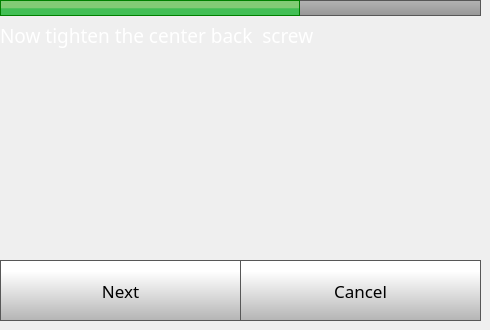
    <widget class="QWidget" name="step5Page">
     <widget class="QLabel" name="caliberateLabel_25">
      <property name="geometry">
       <rect>
        <x>0</x>
        <y>20</y>
        <width>481</width>
        <height>31</height>
       </rect>
      </property>
      <property name="font">
       <font>
        <family>Gotham</family>
        <pointsize>14</pointsize>
        <weight>50</weight>
        <bold>false</bold>
       </font>
      </property>
      <property name="styleSheet">
       <string notr="true">color: rgb(255, 255, 255);</string>
      </property>
      <property name="text">
       <string>Now tighten the center back  screw</string>
      </property>
      <property name="wordWrap">
       <bool>true</bool>
      </property>
     </widget>
     <widget class="QLabel" name="caliberateLabel_92">
      <property name="geometry">
       <rect>
        <x>0</x>
        <y>0</y>
        <width>300</width>
        <height>16</height>
       </rect>
      </property>
      <property name="font">
       <font>
        <family>Gotham</family>
        <pointsize>14</pointsize>
        <weight>50</weight>
        <bold>false</bold>
       </font>
      </property>
      <property name="styleSheet">
       <string notr="true">	background-color: qlineargradient(spread:pad, x1:0, y1:0.523, x2:0, y2:0.534, stop:0 rgba(130, 203, 117, 255), stop:1 rgba(66, 191, 85, 255));
border: 1px solid green;</string>
      </property>
      <property name="text">
       <string/>
      </property>
     </widget>
     <widget class="QLabel" name="caliberateLabel_93">
      <property name="geometry">
       <rect>
        <x>0</x>
        <y>0</y>
        <width>481</width>
        <height>16</height>
       </rect>
      </property>
      <property name="font">
       <font>
        <family>Gotham</family>
        <pointsize>14</pointsize>
        <weight>50</weight>
        <bold>false</bold>
       </font>
      </property>
      <property name="styleSheet">
       <string notr="true">    border: 1px solid rgb(87, 87, 87);
 /*  border-bottom-left-radius: 10px;
 border-bottom-right-radius: 10px;*/
	background-color: qlineargradient(spread:pad, x1:0, y1:1, x2:0, y2:0, stop:0 rgba(150, 150, 150, 255), stop:1 rgba(180, 180, 180, 255));</string>
      </property>
      <property name="text">
       <string/>
      </property>
     </widget>
     <widget class="QPushButton" name="step5NextButton">
      <property name="geometry">
       <rect>
        <x>0</x>
        <y>260</y>
        <width>241</width>
        <height>61</height>
       </rect>
      </property>
      <property name="font">
       <font>
        <family>Gotham</family>
        <pointsize>13</pointsize>
       </font>
      </property>
      <property name="styleSheet">
       <string notr="true">QPushButton {
     border: 1px solid rgb(87, 87, 87);
	background-color: qlineargradient(spread:pad, x1:0, y1:1, x2:0, y2:0.188, stop:0 rgba(180, 180, 180, 255), stop:1 rgba(255, 255, 255, 255));


}

QPushButton:pressed {
    background-color: qlineargradient(x1: 0, y1: 0, x2: 0, y2: 1,
                                      stop: 0 #dadbde, stop: 1 #f6f7fa);
}

QPushButton:flat {
    border: none; /* no border for a flat push button */
}

QPushButton:default {
    border-color: navy; /* make the default button prominent */
}

QPushButton:focus {
	outline: none;
}</string>
      </property>
      <property name="text">
       <string>Next</string>
      </property>
      <property name="iconSize">
       <size>
        <width>40</width>
        <height>40</height>
       </size>
      </property>
     </widget>
     <widget class="QPushButton" name="step5CancelButton">
      <property name="geometry">
       <rect>
        <x>240</x>
        <y>260</y>
        <width>241</width>
        <height>61</height>
       </rect>
      </property>
      <property name="font">
       <font>
        <family>Gotham</family>
        <pointsize>13</pointsize>
       </font>
      </property>
      <property name="styleSheet">
       <string notr="true">QPushButton {
     border: 1px solid rgb(87, 87, 87);
	background-color: qlineargradient(spread:pad, x1:0, y1:1, x2:0, y2:0.188, stop:0 rgba(180, 180, 180, 255), stop:1 rgba(255, 255, 255, 255));


}

QPushButton:pressed {
    background-color: qlineargradient(x1: 0, y1: 0, x2: 0, y2: 1,
                                      stop: 0 #dadbde, stop: 1 #f6f7fa);
}

QPushButton:flat {
    border: none; /* no border for a flat push button */
}

QPushButton:default {
    border-color: navy; /* make the default button prominent */
}

QPushButton:focus {
	outline: none;
}</string>
      </property>
      <property name="text">
       <string>Cancel</string>
      </property>
      <property name="iconSize">
       <size>
        <width>40</width>
        <height>40</height>
       </size>
      </property>
     </widget>
     <zorder>caliberateLabel_93</zorder>
     <zorder>caliberateLabel_25</zorder>
     <zorder>caliberateLabel_92</zorder>
     <zorder>step5NextButton</zorder>
     <zorder>step5CancelButton</zorder>
    </widget>
